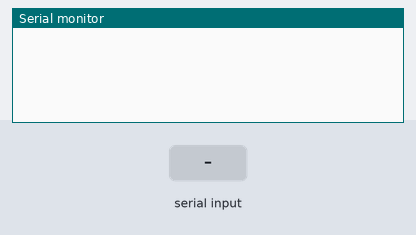
Recording of a sketch running on a simulated ESP8266 (NodeMCU). On the bench: the last lines printed to the serial monitor. The inputs (shaded band) are chosen by the test bench.

Above: at 1.2 s.
1.3 s: "john2017T" received over Serial
At 1.7 s:
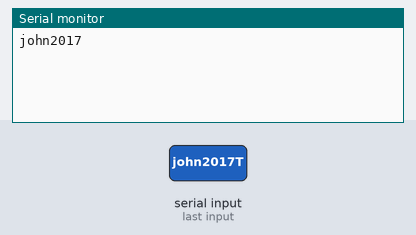
2.8 s: "1T" received over Serial
At 4.9 s:
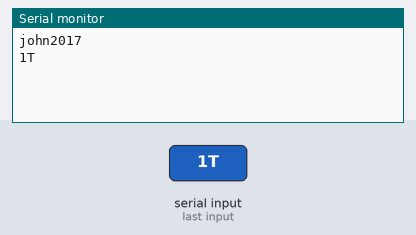
5.3 s: "0T" received over Serial
At 6.0 s:
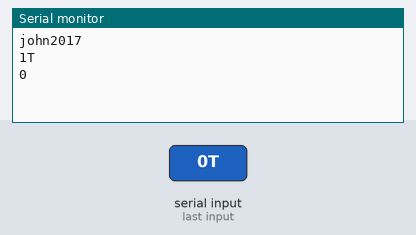
6.8 s: "john2017T" received over Serial
At 9.1 s:
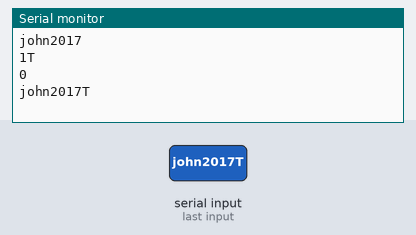

Measured:
- after the input at 1.3 s, the serial monitor: prints a new line at once (image 1)
- after the input at 2.8 s, the serial monitor: prints a new line after 1.0 s (image 2)
- after the input at 5.3 s, the serial monitor: prints a new line at once (image 3)
- after the input at 6.8 s, the serial monitor: prints a new line after 1.0 s (image 4)

The sketch:

P333.ino
```cpp
/*
 Lectura de datos de temperatura y humedad con sensor DHT22 y placa
 NodeMCU y monitorización en la plataforma www.thinger.io

 Este código de ejemplo es de público dominio.
 Dani No www.esploradores.com
 */

#include <ESP8266WiFi.h>       //Librería de conexión WiFi del módulo ESP8266
#include <ThingerESP8266.h>    //Librería de la plataforma thinger.io

// Parámetros del conexión con thinger.io
#define usuario "proyectoiot" //titulo de usuario thnder
#define device_Id "sensores"//device ID
//#define device_credentials "1234567"
#define device_credentials "7654321"

ThingerESP8266 thing(usuario, device_Id, device_credentials);

// Parámetros de conexión WiFi
//const char WiFi_ssid[]="INNACENSA";            //Nombre de red
//const char WiFi_password[]="innacensa.";  //Clave de red

const char WiFi_ssid[]="INTERNET CNT";            //Nombre de red
const char WiFi_password[]="cualeslaclave";  //Clave de red

//const char WiFi_ssid[]="Mu";            //Nombre de red
//const char WiFi_password[]="john2017";  //Clave de red

String dato;
String dato2;
String dato3;
void setup()
{
Serial.begin(115200);

   if (Serial.available()>0)
  {
    dato=Serial.readStringUntil('T');
    Serial.println(dato);
    dato2=Serial.readStringUntil('P');
    Serial.println(dato2);
    dato3=Serial.readStringUntil('V');
    Serial.println(dato3);
  } //(temperatura)+T+(ph)+P+(RAYOS UV)+V

  // Inicialización de la WiFi para comunicarse con la API
  thing.add_wifi(WiFi_ssid, WiFi_password);
  // Inicialización de la lectura de datos desde la API
  thing["dht22"] >> [](pson& out)
  {
    out["Temperatura"] = dato;  //dht.readTemperature();
    out["PH"] = dato2;          //dht.readHumidity();
    out["Rayos-UV"] = dato3;    //dht.readHumidity();
   };
  }

void loop()
{
  thing.handle();
  if (Serial.available()>0)
  {
    dato=Serial.readStringUntil('T');
    Serial.println(dato);
    dato2=Serial.readStringUntil('P');
    Serial.println(dato2);
    dato3=Serial.readStringUntil('V');
    Serial.println(dato3);
  }
}
```
